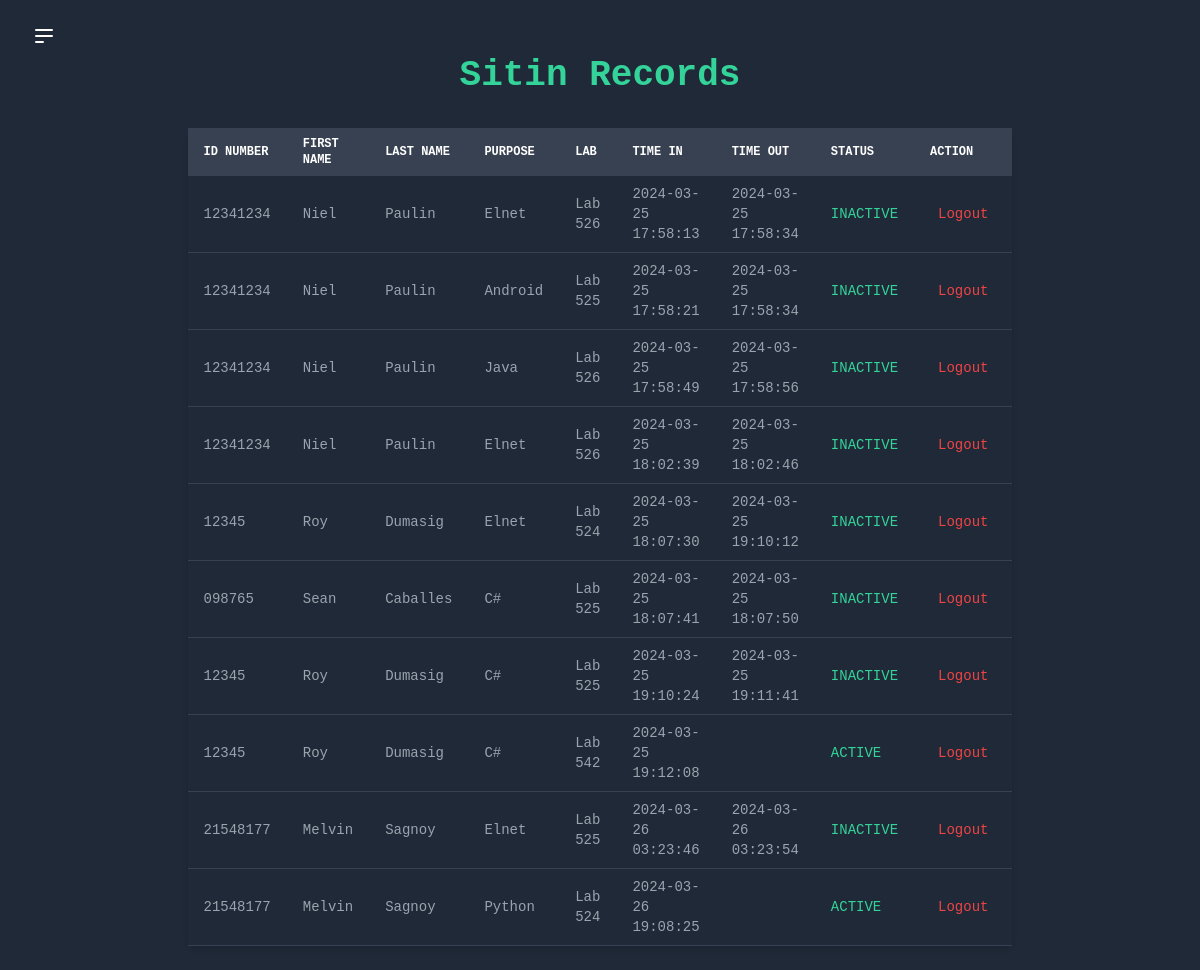
The app's page /view_records.php with its own data.
### tables this page shows
CREATE TABLE sitin_student (
    id INTEGER PRIMARY KEY AUTOINCREMENT,
    id_number TEXT,
    firstname TEXT,
    lastname TEXT,
    purpose TEXT,
    lab TEXT,
    remaining_sessions INTEGER,
    time_in TEXT,
    time_out TEXT,
    status TEXT
);

CREATE TABLE student (
    id INTEGER PRIMARY KEY,
    id_number VARCHAR(50) NOT NULL,
    firstname VARCHAR(50) NOT NULL,
    lastname VARCHAR(50) NOT NULL,
    email VARCHAR(100) NOT NULL,
    password VARCHAR(255) NOT NULL
);

### view_records.php (the view, shortened to what this page needs)
<?php
$db = new SQLite3('sitin.db');
$query = $db->prepare("
  SELECT s.id_number, st.firstname, st.lastname, s.purpose, s.lab, s.time_in, s.time_out, s.status
  FROM sitin_student s
  JOIN student st ON s.id_number = st.id_number
");
$result = $query->execute();
?>
<!DOCTYPE html>
<html lang="en">
<head>
  <link href="https://cdn.jsdelivr.net/npm/tailwindcss@2.2.16/dist/tailwind.min.css" rel="stylesheet">
</head>
<body class="flex min-h-screen bg-gray-800 font-mono text-white">
  <div class="flex-1 px-8 py-6 ">
    <button id="menu-toggle" class="focus:outline-none">
      <svg class="h-6 w-6 text-white hover:text-gray-200" viewBox="0 0 24 24" fill="none" xmlns="http://www.w3.org/2000/svg">
        <path d="M4 6H20M4 12H20M4 18H11Z" stroke="currentColor" stroke-width="2" stroke-linecap="round" stroke-linejoin="round"></path>
      </svg>
    </button>
    <center>
      <h2 class="text-4xl font-semibold mb-6 text-green-400">Sitin Records</h2>
    </center>
    <div class="mt-8 ">
      <?php if ($result && $result->numColumns() > 0): ?>
      <center>
        <table class="table-auto w-full shadow-md rounded-md overflow-x-auto transition-upper-to-lower">
          <thead>
            <tr class="text-xs font-medium text-left text-white bg-gray-700 uppercase">
              <th class="px-4 py-2">ID NUMBER</th>
              <th class="px-4 py-2">FIRST NAME</th>
              <th class="px-4 py-2">LAST NAME</th>
              <th class="px-4 py-2">PURPOSE</th>
              <th class="px-4 py-2">LAB</th>
              <th class="px-4 py-2">TIME IN</th>
              <th class="px-4 py-2">TIME OUT</th>
              <th class="px-4 py-2">STATUS</th>
              <th class="px-4 py-2">ACTION</th>
            </tr>
          </thead>
          <tbody>
            <?php while ($row = $result->fetchArray(SQLITE3_ASSOC)): ?>
            <tr class="border-b border-gray-700 text-sm text-gray-400 hover:bg-gray-800 hover:text-white">
              <td class="px-4 py-2"><?php echo $row['id_number']; ?></td>
              <td class="px-4 py-2 capitalize"><?php echo $row['firstname']; ?></td>
              <td class="px-4 py-2 capitalize"><?php echo $row['lastname']; ?></td>
              <td class="px-4 py-2 capitalize"><?php echo $row['purpose']; ?></td>
              <td class="px-4 py-2 capitalize"><?php echo $row['lab']; ?></td>
              <td class="px-4 py-2"><?php echo $row['time_in']; ?></td>
              <td id="time-out-column" class="px-4 py-2"><?php echo $row['time_out']; ?></td>
              <td class="px-4 py-2 text-green-400"><?php echo $row['status']; ?></td>
              <td class="px-4 py-2">
                <form method="POST" action="">
                  <button type="submit" name="logout" class="text-red-500 hover:text-red-700 px-2 py-1 rounded-md focus:outline-none">Logout</button>
                </form>
              </td>
            </tr>
            <?php endwhile; ?>
            </tbody>
        </table>
      </center>
      <?php else: ?>
      <p class="text-red-500 text-center">No sitin records found.</p>
      <?php endif; ?>
    </div>
  </div>
</body>
</html>

### view_records.php (style rules this page uses)
.transition-upper-to-lower { animation: upper-to-lower 0.7s ease forwards; }
table { font-size: 14px; max-width: 65%; width: 65%; table-layout: fixed; }
th, td { padding: 8px; }

### records on screen
sitin_student: id_number "12341234", student.firstname "Niel", student.lastname "Paulin", purpose "Elnet", lab "Lab 526", time_in "2024-03-25 17:58:13", time_out "2024-03-25 17:58:34", status "INACTIVE"
sitin_student: id_number "12341234", student.firstname "Niel", student.lastname "Paulin", purpose "Android", lab "Lab 525", time_in "2024-03-25 17:58:21", time_out "2024-03-25 17:58:34", status "INACTIVE"
sitin_student: id_number "12341234", student.firstname "Niel", student.lastname "Paulin", purpose "Java", lab "Lab 526", time_in "2024-03-25 17:58:49", time_out "2024-03-25 17:58:56", status "INACTIVE"
sitin_student: id_number "12341234", student.firstname "Niel", student.lastname "Paulin", purpose "Elnet", lab "Lab 526", time_in "2024-03-25 18:02:39", time_out "2024-03-25 18:02:46", status "INACTIVE"
sitin_student: id_number "12345", student.firstname "Roy", student.lastname "Dumasig", purpose "Elnet", lab "Lab 524", time_in "2024-03-25 18:07:30", time_out "2024-03-25 19:10:12", status "INACTIVE"
sitin_student: id_number "098765", student.firstname "Sean", student.lastname "Caballes", purpose "C#", lab "Lab 525", time_in "2024-03-25 18:07:41", time_out "2024-03-25 18:07:50", status "INACTIVE"
sitin_student: id_number "12345", student.firstname "Roy", student.lastname "Dumasig", purpose "C#", lab "Lab 525", time_in "2024-03-25 19:10:24", time_out "2024-03-25 19:11:41", status "INACTIVE"
sitin_student: id_number "12345", student.firstname "Roy", student.lastname "Dumasig", purpose "C#", lab "Lab 542", time_in "2024-03-25 19:12:08", status "ACTIVE"
sitin_student: id_number "21548177", student.firstname "Melvin", student.lastname "Sagnoy", purpose "Elnet", lab "Lab 525", time_in "2024-03-26 03:23:46", time_out "2024-03-26 03:23:54", status "INACTIVE"
sitin_student: id_number "21548177", student.firstname "Melvin", student.lastname "Sagnoy", purpose "Python", lab "Lab 524", time_in "2024-03-26 19:08:25", status "ACTIVE"
